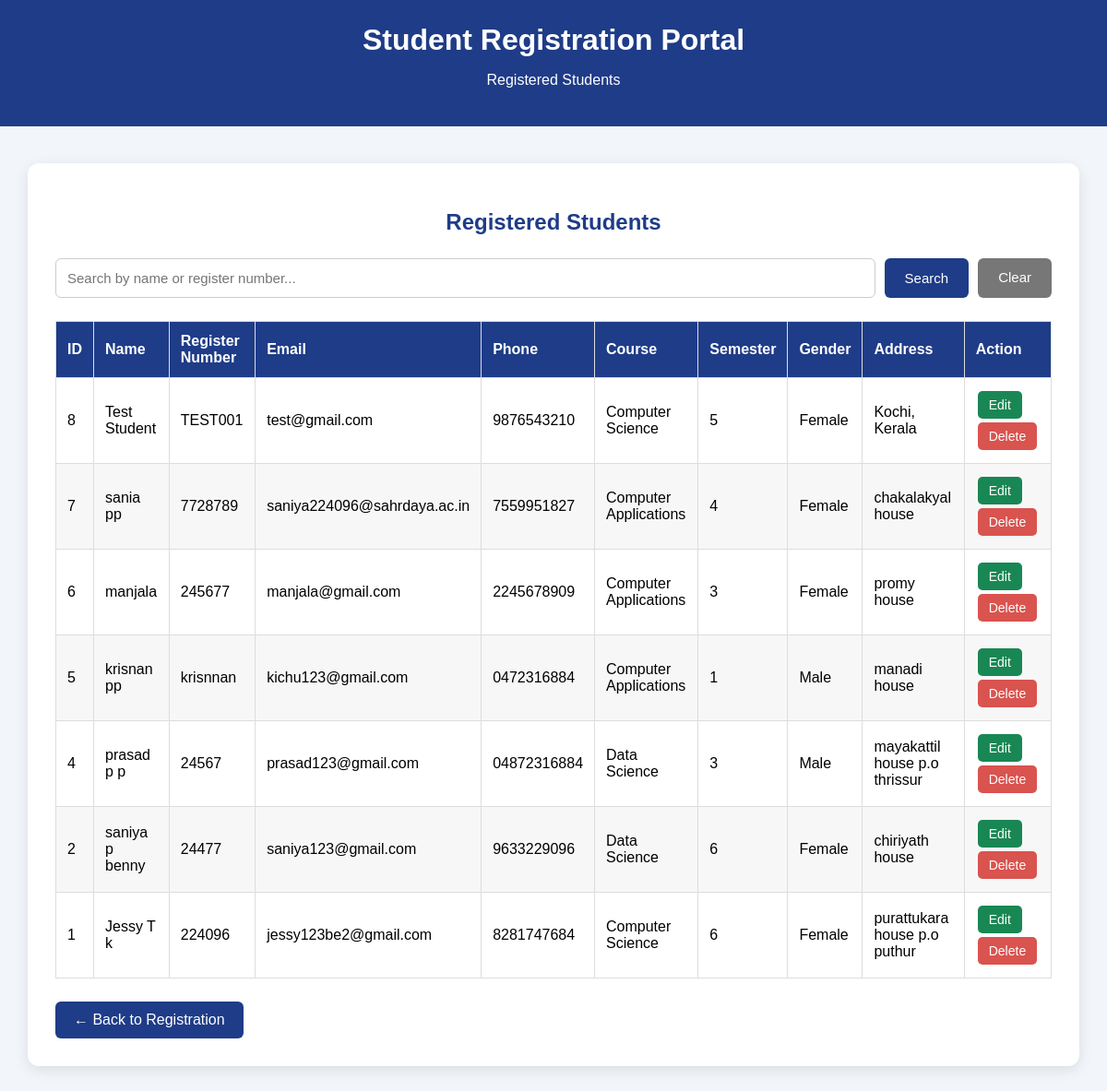
/students, run on the app's committed database.
### tables this page shows
CREATE TABLE students (
            id INTEGER PRIMARY KEY AUTOINCREMENT,
            name TEXT NOT NULL,
            register_number TEXT NOT NULL UNIQUE,
            email TEXT NOT NULL,
            phone TEXT NOT NULL,
            course TEXT NOT NULL,
            semester TEXT NOT NULL,
            gender TEXT NOT NULL,
            address TEXT NOT NULL
        );

### app.py (the view)
@app.route("/students")
def students():
    search = request.args.get("search", "")
    conn = sqlite3.connect(DATABASE)
    cursor = conn.cursor()
    if search:
        cursor.execute("""
            SELECT *
            FROM students
            WHERE name LIKE ?
               OR register_number LIKE ?
            ORDER BY id DESC
        """, (
            "%" + search + "%",
            "%" + search + "%"
        ))
    else:
        cursor.execute("""
            SELECT *
            FROM students
            ORDER BY id DESC
        """)
    students = cursor.fetchall()
    conn.close()
    return render_template(
        "students.html",
        students=students,
        search=search
    )

### templates/students.html (shortened to what this page needs)
<!DOCTYPE html>
<html lang="en">
<head>
</head>
<body>
    <div class="header">
        <h1>Student Registration Portal</h1>
        <p>Registered Students</p>
    </div>
    <div class="container">
        <h2>Registered Students</h2>
        <form
            action="/students"
            method="GET"
            class="search-box">
            <input
                type="text"
                name="search"
                placeholder="Search by name or register number..."
                value="{{ search }}">
            <button
                type="submit"
                class="search-button">
                Search
            </button>
            <a
                href="/students"
                class="clear-button">
                Clear
            </a>
        </form>
        {% if students %}
        <div class="table-container">
            <table>
                <thead>
                    <tr>
                        <th>ID</th>
                        <th>Name</th>
                        <th>Register Number</th>
                        <th>Email</th>
                        <th>Phone</th>
                        <th>Course</th>
                        <th>Semester</th>
                        <th>Gender</th>
                        <th>Address</th>
                        <th>Action</th>
                    </tr>
                </thead>
                <tbody>
                    {% for student in students %}
                    <tr>
                        <td>{{ student[0] }}</td>
                        <td>{{ student[1] }}</td>
                        <td>{{ student[2] }}</td>
                        <td>{{ student[3] }}</td>
                        <td>{{ student[4] }}</td>
                        <td>{{ student[5] }}</td>
                        <td>{{ student[6] }}</td>
                        <td>{{ student[7] }}</td>
                        <td>{{ student[8] }}</td>
                        <td>
                            <a
                                href="/edit/{{ student[0] }}"
                                class="action-button edit-button">
                                Edit
                            </a>
                            <a
                                href="/delete/{{ student[0] }}"
                                class="action-button delete-button"
                                onclick="return confirm('Are you sure you want to delete this student?');">
                                Delete
                            </a>
                        </td>
                    </tr>
                    {% endfor %}
                </tbody>
            </table>
        </div>
        {% else %}
        <div class="no-students">
            <p>No students found.</p>
        </div>
        {% endif %}
        <a
            href="/"
            class="back-button">
            ← Back to Registration
        </a>
    </div>
</body>
</html>

### templates/students.html (style rules this page uses)
* { box-sizing: border-box; }
body { font-family: Arial, sans-serif; background-color: #f2f5f9; margin: 0; }
.header { background-color: #1f3c88; color: white; text-align: center; padding: 25px; }
.header h1 { margin: 0 0 8px; }
.container { width: 95%; max-width: 1200px; margin: 40px auto; background-color: white; padding: 30px; border-radius: 12px; box-shadow: 0 4px 15px rgba(0,0,0,0.1); }
h2 { text-align: center; color: #1f3c88; }
.search-box { display: flex; gap: 10px; margin: 25px 0; }
.search-box input { flex: 1; padding: 12px; border: 1px solid #ccc; border-radius: 6px; font-size: 15px; }
.search-button { padding: 12px 22px; background-color: #1f3c88; color: white; border: none; border-radius: 6px; cursor: pointer; font-size: 15px; }
.clear-button { padding: 12px 22px; background-color: #777; color: white; text-decoration: none; border-radius: 6px; font-size: 15px; }
.table-container { overflow-x: auto; }
table { width: 100%; border-collapse: collapse; min-width: 1000px; }
th, td { padding: 12px; border: 1px solid #ddd; text-align: left; }
th { background-color: #1f3c88; color: white; }
tr:nth-child(even) { background-color: #f7f7f7; }
.action-button { display: inline-block; padding: 7px 12px; color: white; text-decoration: none; border-radius: 5px; font-size: 14px; margin: 2px; }
.edit-button { background-color: #198754; }
.delete-button { background-color: #d9534f; }
.back-button { display: inline-block; margin-top: 25px; padding: 11px 20px; background-color: #1f3c88; color: white; text-decoration: none; border-radius: 6px; }

### data on the page
students: id "8", name "Test Student", register_number "TEST001", email "test@gmail.com", phone "9876543210", course "Computer Science", semester "5", gender "Female", address "Kochi, Kerala"
students: id "7", name "sania pp", register_number "7728789", email "saniya224096@sahrdaya.ac.in", phone "7559951827", course "Computer Applications", semester "4", gender "Female", address "chakalakyal house"
students: id "6", name "manjala", register_number "245677", email "manjala@gmail.com", phone "2245678909", course "Computer Applications", semester "3", gender "Female", address "promy house"
students: id "5", name "krisnan pp", register_number "krisnnan", email "kichu123@gmail.com", phone "0472316884", course "Computer Applications", semester "1", gender "Male", address "manadi house"
students: id "4", name "prasad p p", register_number "24567", email "prasad123@gmail.com", phone "04872316884", course "Data Science", semester "3", gender "Male", address "mayakattil house p.o thrissur"
students: id "2", name "saniya p benny", register_number "24477", email "saniya123@gmail.com", phone "9633229096", course "Data Science", semester "6", gender "Female", address "chiriyath house"
students: id "1", name "Jessy T k", register_number "224096", email "jessy123be2@gmail.com", phone "8281747684", course "Computer Science", semester "6", gender "Female", address "purattukara house p.o puthur"
